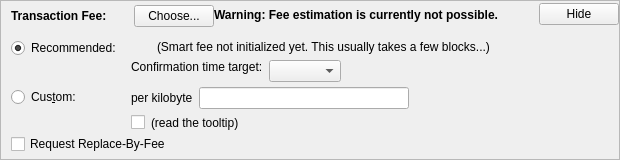
      <widget class="QFrame" name="frameFee">
       <property name="sizePolicy">
        <sizepolicy hsizetype="Preferred" vsizetype="Fixed">
         <horstretch>0</horstretch>
         <verstretch>0</verstretch>
        </sizepolicy>
       </property>
       <property name="frameShape">
        <enum>QFrame::StyledPanel</enum>
       </property>
       <property name="frameShadow">
        <enum>QFrame::Raised</enum>
       </property>
       <layout class="QVBoxLayout" name="verticalLayout_5">
        <property name="spacing">
         <number>0</number>
        </property>
        <property name="leftMargin">
         <number>0</number>
        </property>
        <property name="topMargin">
         <number>0</number>
        </property>
        <property name="rightMargin">
         <number>0</number>
        </property>
        <property name="bottomMargin">
         <number>0</number>
        </property>
        <item>
         <layout class="QVBoxLayout" name="verticalLayoutFee2" stretch="0,0,0">
          <property name="spacing">
           <number>0</number>
          </property>
          <property name="leftMargin">
           <number>10</number>
          </property>
          <property name="topMargin">
           <number>0</number>
          </property>
          <item>
           <layout class="QHBoxLayout" name="horizontalLayoutFee1">
            <property name="bottomMargin">
             <number>0</number>
            </property>
            <item>
             <layout class="QVBoxLayout" name="verticalLayoutFee7">
              <property name="spacing">
               <number>0</number>
              </property>
              <item>
               <spacer name="verticalSpacerSmartFee">
                <property name="orientation">
                 <enum>Qt::Vertical</enum>
                </property>
                <property name="sizeType">
                 <enum>QSizePolicy::Fixed</enum>
                </property>
                <property name="sizeHint" stdset="0">
                 <size>
                  <width>1</width>
                  <height>4</height>
                 </size>
                </property>
               </spacer>
              </item>
              <item>
               <layout class="QHBoxLayout" name="horizontalLayoutSmartFee">
                <property name="spacing">
                 <number>10</number>
                </property>
                <item>
                 <widget class="QLabel" name="labelFeeHeadline">
                  <property name="sizePolicy">
                   <sizepolicy hsizetype="Preferred" vsizetype="Maximum">
                    <horstretch>0</horstretch>
                    <verstretch>0</verstretch>
                   </sizepolicy>
                  </property>
                  <property name="font">
                   <font>
                    <weight>75</weight>
                    <bold>true</bold>
                   </font>
                  </property>
                  <property name="styleSheet">
                   <string notr="true">font-weight:bold;</string>
                  </property>
                  <property name="text">
                   <string>Transaction Fee:</string>
                  </property>
                 </widget>
                </item>
                <item>
                 <widget class="QLabel" name="labelFeeMinimized">
                  <property name="text">
                   <string/>
                  </property>
                 </widget>
                </item>
                <item>
                 <widget class="QPushButton" name="buttonChooseFee">
                  <property name="text">
                   <string>Choose...</string>
                  </property>
                 </widget>
                </item>
               </layout>
              </item>
              <item>
               <spacer name="verticalSpacer_5">
                <property name="orientation">
                 <enum>Qt::Vertical</enum>
                </property>
                <property name="sizeHint" stdset="0">
                 <size>
                  <width>1</width>
                  <height>1</height>
                 </size>
                </property>
               </spacer>
              </item>
             </layout>
            </item>
            <item>
             <widget class="QLabel" name="fallbackFeeWarningLabel">
              <property name="font">
               <font>
                <weight>75</weight>
                <bold>true</bold>
               </font>
              </property>
              <property name="toolTip">
               <string>Using the fallbackfee can result in sending a transaction that will take several hours or days (or never) to confirm. Consider choosing your fee manually or wait until you have validated the complete chain.</string>
              </property>
              <property name="text">
               <string>Warning: Fee estimation is currently not possible.</string>
              </property>
              <property name="wordWrap">
               <bool>false</bool>
              </property>
             </widget>
            </item>
            <item>
             <spacer name="horizontalSpacer_5">
              <property name="orientation">
               <enum>Qt::Horizontal</enum>
              </property>
              <property name="sizeType">
               <enum>QSizePolicy::MinimumExpanding</enum>
              </property>
              <property name="sizeHint" stdset="0">
               <size>
                <width>40</width>
                <height>20</height>
               </size>
              </property>
             </spacer>
            </item>
            <item>
             <widget class="QPushButton" name="buttonMinimizeFee">
              <property name="toolTip">
               <string>collapse fee-settings</string>
              </property>
              <property name="text">
               <string>Hide</string>
              </property>
             </widget>
            </item>
           </layout>
          </item>
          <item>
           <widget class="QFrame" name="frameFeeSelection">
            <layout class="QVBoxLayout" name="verticalLayoutFee12">
             <property name="spacing">
              <number>0</number>
             </property>
             <property name="leftMargin">
              <number>0</number>
             </property>
             <property name="topMargin">
              <number>0</number>
             </property>
             <property name="rightMargin">
              <number>0</number>
             </property>
             <property name="bottomMargin">
              <number>0</number>
             </property>
             <item>
              <layout class="QGridLayout" name="gridLayoutFee">
               <property name="topMargin">
                <number>10</number>
               </property>
               <property name="bottomMargin">
                <number>4</number>
               </property>
               <property name="horizontalSpacing">
                <number>10</number>
               </property>
               <property name="verticalSpacing">
                <number>4</number>
               </property>
               <item row="1" column="1">
                <layout class="QVBoxLayout" name="verticalLayoutFee8">
                 <property name="spacing">
                  <number>6</number>
                 </property>
                 <item>
                  <layout class="QHBoxLayout" name="horizontalLayoutFee13">
                   <item>
                    <widget class="QLabel" name="labelCustomPerKilobyte">
                     <property name="toolTip">
                      <string>If the custom fee is set to 1000 satoshis and the transaction is only 250 bytes, then &quot;per kilobyte&quot; only pays 250 satoshis in fee, while &quot;total at least&quot; pays 1000 satoshis. For transactions bigger than a kilobyte both pay by kilobyte.</string>
                     </property>
                     <property name="text">
                      <string>per kilobyte</string>
                     </property>
                    </widget>
                   </item>
                   <item>
                    <widget class="MuleAmountField" name="customFee"/>
                   </item>
                   <item>
                    <spacer name="horizontalSpacer_6">
                     <property name="orientation">
                      <enum>Qt::Horizontal</enum>
                     </property>
                     <property name="sizeHint" stdset="0">
                      <size>
                       <width>1</width>
                       <height>1</height>
                      </size>
                     </property>
                    </spacer>
                   </item>
                  </layout>
                 </item>
                 <item>
                  <layout class="QHBoxLayout" name="horizontalLayoutFee8">
                   <item>
                    <widget class="QCheckBox" name="checkBoxMinimumFee">
                     <property name="toolTip">
                      <string>Paying only the minimum fee is just fine as long as there is less transaction volume than space in the blocks. But be aware that this can end up in a never confirming transaction once there is more demand for mule transactions than the network can process.</string>
                     </property>
                     <property name="text">
                      <string/>
                     </property>
                    </widget>
                   </item>
                   <item>
                    <widget class="QLabel" name="labelMinFeeWarning">
                     <property name="enabled">
                      <bool>true</bool>
                     </property>
                     <property name="toolTip">
                      <string>Paying only the minimum fee is just fine as long as there is less transaction volume than space in the blocks. But be aware that this can end up in a never confirming transaction once there is more demand for mule transactions than the network can process.</string>
                     </property>
                     <property name="text">
                      <string>(read the tooltip)</string>
                     </property>
                     <property name="margin">
                      <number>5</number>
                     </property>
                    </widget>
                   </item>
                   <item>
                    <spacer name="horizontalSpacer_7">
                     <property name="orientation">
                      <enum>Qt::Horizontal</enum>
                     </property>
                     <property name="sizeHint" stdset="0">
                      <size>
                       <width>1</width>
                       <height>1</height>
                      </size>
                     </property>
                    </spacer>
                   </item>
                  </layout>
                 </item>
                </layout>
               </item>
               <item row="0" column="0">
                <layout class="QVBoxLayout" name="verticalLayoutFee4" stretch="0,1">
                 <item>
                  <widget class="QRadioButton" name="radioSmartFee">
                   <property name="text">
                    <string>Recommended:</string>
                   </property>
                   <property name="checked">
                    <bool>true</bool>
                   </property>
                   <attribute name="buttonGroup">
                    <string notr="true">groupFee</string>
                   </attribute>
                  </widget>
                 </item>
                 <item>
                  <spacer name="verticalSpacer_4">
                   <property name="orientation">
                    <enum>Qt::Vertical</enum>
                   </property>
                   <property name="sizeHint" stdset="0">
                    <size>
                     <width>1</width>
                     <height>1</height>
                    </size>
                   </property>
                  </spacer>
                 </item>
                </layout>
               </item>
               <item row="1" column="0">
                <layout class="QVBoxLayout" name="verticalLayoutFee9" stretch="0,1">
                 <item>
                  <widget class="QRadioButton" name="radioCustomFee">
                   <property name="text">
                    <string>Cus&amp;tom:</string>
                   </property>
                   <attribute name="buttonGroup">
                    <string notr="true">groupFee</string>
                   </attribute>
                  </widget>
                 </item>
                 <item>
                  <spacer name="verticalSpacer_6">
                   <property name="orientation">
                    <enum>Qt::Vertical</enum>
                   </property>
                   <property name="sizeHint" stdset="0">
                    <size>
                     <width>1</width>
                     <height>1</height>
                    </size>
                   </property>
                  </spacer>
                 </item>
                </layout>
               </item>
               <item row="0" column="1">
                <layout class="QVBoxLayout" name="verticalLayoutFee3" stretch="0,0,1">
                 <property name="spacing">
                  <number>6</number>
                 </property>
                 <property name="topMargin">
                  <number>2</number>
                 </property>
                 <item>
                  <layout class="QHBoxLayout" name="horizontalLayoutFee12">
                   <item>
                    <widget class="QLabel" name="labelSmartFee">
                     <property name="text">
                      <string/>
                     </property>
                     <property name="margin">
                      <number>2</number>
                     </property>
                    </widget>
                   </item>
                   <item>
                    <widget class="QLabel" name="labelFeeEstimation">
                     <property name="text">
                      <string/>
                     </property>
                    </widget>
                   </item>
                   <item>
                    <widget class="QLabel" name="labelSmartFee2">
                     <property name="text">
                      <string>(Smart fee not initialized yet. This usually takes a few blocks...)</string>
                     </property>
                     <property name="margin">
                      <number>2</number>
                     </property>
                    </widget>
                   </item>
                   <item>
                    <spacer name="horizontalSpacer_8">
                     <property name="orientation">
                      <enum>Qt::Horizontal</enum>
                     </property>
                     <property name="sizeHint" stdset="0">
                      <size>
                       <width>1</width>
                       <height>1</height>
                      </size>
                     </property>
                    </spacer>
                   </item>
                  </layout>
                 </item>
                 <item>
                  <layout class="QHBoxLayout" name="horizontalLayoutFee9">
                   <item>
                    <layout class="QVBoxLayout" name="verticalLayoutFee6">
                     <item>
                      <widget class="QLabel" name="labelSmartFee3">
                       <property name="text">
                        <string>Confirmation time target:</string>
                       </property>
                       <property name="margin">
                        <number>2</number>
                       </property>
                      </widget>
                     </item>
                     <item>
                      <spacer name="verticalSpacer_7">
                       <property name="orientation">
                        <enum>Qt::Vertical</enum>
                       </property>
                       <property name="sizeHint" stdset="0">
                        <size>
                         <width>1</width>
                         <height>1</height>
                        </size>
                       </property>
                      </spacer>
                     </item>
                    </layout>
                   </item>
                   <item>
                    <layout class="QVBoxLayout" name="verticalLayoutFee5">
                     <property name="rightMargin">
                      <number>30</number>
                     </property>
                     <item>
                      <layout class="QHBoxLayout" name="horizontalLayoutConfTarget">
                       <property name="bottomMargin">
                        <number>0</number>
                       </property>
                       <item>
                        <widget class="QComboBox" name="confTargetSelector"/>
                       </item>
                       <item>
                        <spacer name="horizontalSpacerConfTarget">
                         <property name="orientation">
                          <enum>Qt::Horizontal</enum>
                         </property>
                         <property name="sizeHint" stdset="0">
                          <size>
                           <width>40</width>
                           <height>20</height>
                          </size>
                         </property>
                        </spacer>
                       </item>
                      </layout>
                     </item>
                    </layout>
                   </item>
                  </layout>
                 </item>
                 <item>
                  <spacer name="verticalSpacer_8">
                   <property name="orientation">
                    <enum>Qt::Vertical</enum>
                   </property>
                   <property name="sizeHint" stdset="0">
                    <size>
                     <width>1</width>
                     <height>1</height>
                    </size>
                   </property>
                  </spacer>
                 </item>
                </layout>
               </item>
              </layout>
             </item>
             <item>
              <widget class="QCheckBox" name="optInRBF">
               <property name="toolTip">
                <string>Indicates that the sender may wish to replace this transaction with a new one paying higher fees (prior to being confirmed).</string>
               </property>
               <property name="text">
                <string>Request Replace-By-Fee</string>
               </property>
              </widget>
             </item>
            </layout>
           </widget>
          </item>
          <item>
           <spacer name="verticalSpacerFee">
            <property name="orientation">
             <enum>Qt::Vertical</enum>
            </property>
            <property name="sizeType">
             <enum>QSizePolicy::Expanding</enum>
            </property>
            <property name="sizeHint" stdset="0">
             <size>
              <width>40</width>
              <height>5</height>
             </size>
            </property>
           </spacer>
          </item>
         </layout>
        </item>
       </layout>
      </widget>
